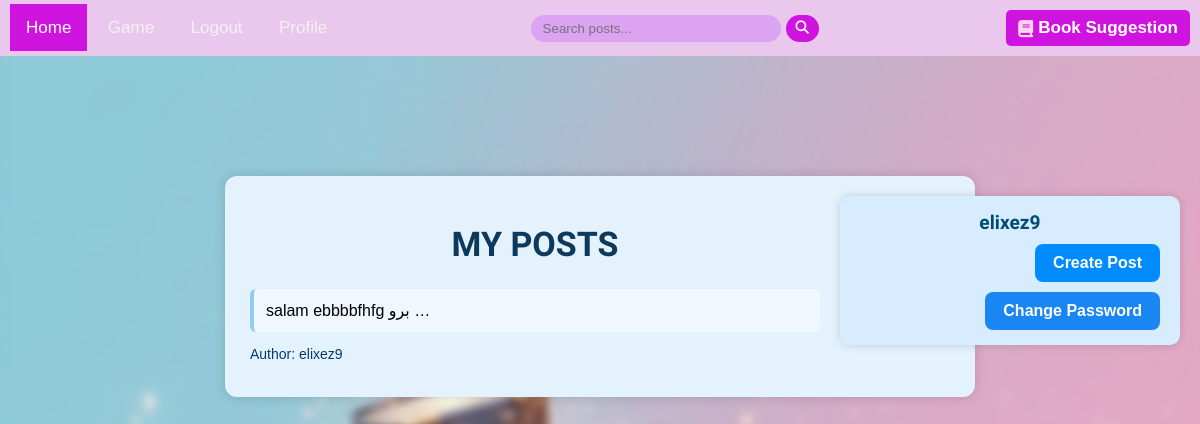
Before: /account/profile/1/ (signed in) with the older database file.
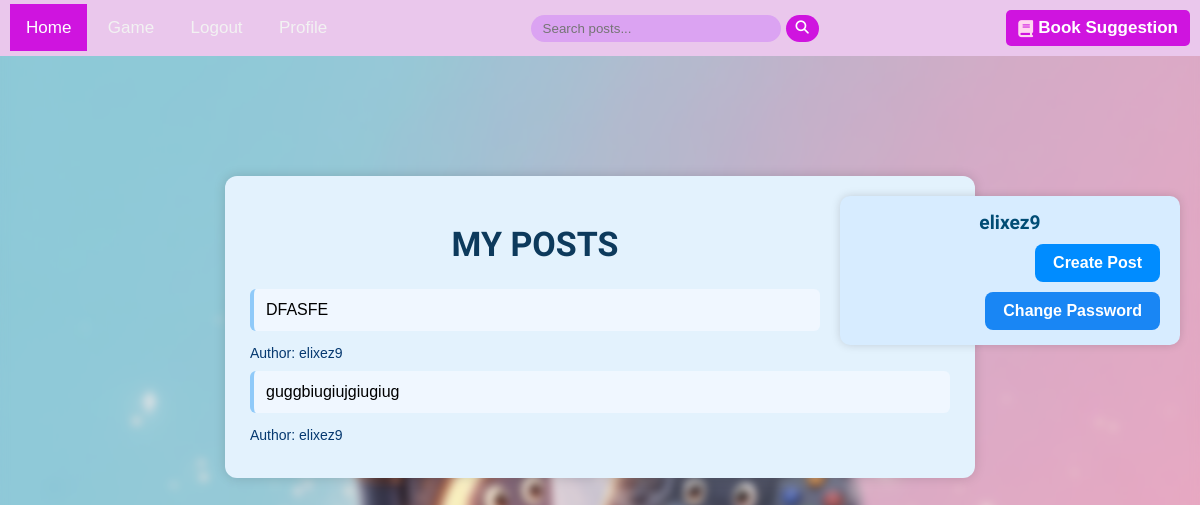
After: the same page with the newer database file.
### home/models.py (models this page shows, shortened)
class Post(models.Model):
    user = models.ForeignKey(User, on_delete=models.CASCADE)
    body = models.TextField()
    slug: SlugField = models.SlugField()
    created = models.DateTimeField(auto_now_add=True)
    updated = models.DateTimeField(auto_now=True)
    def get_absolute_url(self):
        return reverse('home:post_d', args=[self.id, self.slug])

### account/views.py (the view)
# urls.py: path('profile/<int:user_id>/', views.UserProfileView.as_view(), name='profile'),
class UserProfileView(LoginRequiredMixin, View):
    def get(self, request, user_id):
        user = User.objects.get(id=user_id)
        posts = Post.objects.filter(user=user)
        return render(request, 'account/profile.html', {'user': user, 'posts': posts})

### account/templates/account/profile.html (shortened to what this page needs)
{% extends "base.html" %}
{% block content %}
<div class="profile-header">
    <h3 class="comments-title" style="font-size: larger">{{ user.username }}</h3>
    {% if request.user.id == user.id %}
        <a href="{% url 'home:post_create' %}" class="draw-btn">Create Post</a>
        <a href="{% url 'account:reset_password' %}" class="draw-btn" style="background-color:rgb(25,134,244); display:inline-block; margin-top:10px;">Change Password</a>
    {% endif %}
</div><div class="post-container">
    <h1 class="comments-title"  style="text-align:center; color:#0d3a5c;">MY POSTS</h1>
    {% for post in posts %}
        <a href="{{ post.get_absolute_url }}" class="post-item">{{ post.body|truncatewords:3 }}</a>
        <p class="post-author">Author: {{ post.user.username }}</p>
    {% empty %}
        <p style="text-align:center;">No posts yet.</p>
    {% endfor %}
</div>
{% endblock %}

### templates/base.html (shortened to what this page needs)
<head>
    {% load static %}
    <link href="https://cdnjs.cloudflare.com/ajax/libs/font-awesome/6.4.0/css/all.min.css" rel="stylesheet">
</head>
<body>
    <header>
        <div class="topnav">
            <div>
                <a class="active" href="/">Home</a>
                <a href="/game/">Game</a>
                {% if request.user.is_authenticated %}
                    <a href="/account/logout/">Logout</a>
                    <a href="{% url 'account:profile' request.user.id %}">Profile</a>
                {% else %}
                    <a href="/account/register/">Register</a>
                    <a href="/account/login/">Login</a>
                {% endif %}
            </div>
            <div class="search-bar">
                <input type="text" id="searchInput" placeholder="Search posts...">
                <button onclick="doSearch()"><i class="fas fa-search"></i></button>
            </div>
            <a href="/book-suggestion/" class="book-suggestion">
                <i class="fas fa-book"></i>
                Book Suggestion
            </a>
        </div>
    </header>
    <main>
        {% block content %}{% endblock %}
    </main>
</body>

### templates/base.html (style rules this page uses)
.topnav { background-color: #eac7ec; overflow: hidden; display: flex; align-items: center; justify-content: space-between; padding: 10px; }
.topnav a { color: #f2f2f2; text-align: center; padding: 14px 16px; text-decoration: none; font-size: 17px; }
.topnav a.active { background-color: #cf14df; color: white; }
.topnav .search-bar { flex: 1; display: flex; justify-content: center; }
.topnav .search-bar input { width: 250px; padding: 6px 12px; border-radius: 20px; border: none; outline: none; background-color: #dba3f2; color: #000; }
.topnav .search-bar button { border: none; background-color: #cf14df; color: white; padding: 6px 10px; margin-left: 5px; border-radius: 20px; cursor: pointer; }
.topnav .book-suggestion { font-family: 'Poppins', sans-serif; font-weight: 600; background-color: #cf14df; color: white; text-decoration: none; padding: 8px 12px; border-radius: 5px; display: flex; align-items: center; }
.topnav .book-suggestion i { margin-right: 5px; color: #ffd6f0; }

### account/templates/account/profile.html (style rules this page uses)
body { background-image: url("/static/image/home/w.jpg"); background-size: cover; background-position: center; background-attachment: fixed; margin: 0; font-family: Arial, sans-serif; backdrop-filter: blur(4px); }
.profile-header { background-color: #d7ecff; border-radius: 10px; padding: 15px 20px; width: 300px; float: right; margin: 20px; box-shadow: 0 0 10px rgba(0,0,0,0.15); text-align: right; }
.profile-header h3 { margin: 0; font-weight: bold; color: #004c75; }
.draw-btn { display: inline-block; margin-top: 10px; padding: 10px 18px; background-color: #008cff; color: white; font-weight: 600; border-radius: 8px; text-decoration: none; transition: 0.3s; }
.post-container { max-width: 700px; margin: 0 auto; margin-top: 120px; background-color: #e3f2fd; padding: 25px; border-radius: 12px; box-shadow: 0 0 12px rgba(0,0,0,0.15); }
.post-item { background-color: #f0f7ff; padding: 12px; border-left: 4px solid #90caf9; border-radius: 6px; margin-bottom: 12px; text-decoration: none; display: block; color: black; }
.post-author { font-size: 14px; color: #063970; margin-bottom: 10px; }
.post-item { background-color: #f0f7ff; padding: 12px; border-left: 4px solid #90caf9; border-radius: 6px; margin-bottom: 12px; text-decoration: none; display: block; color: black; max-height: 100px; overflow: hidden; text-overflow: ellipsis; }
.comments-title { text-align: center; font-family: 'Aclonica', sans-serif; font-size: 34px; color: #023163; margin-bottom: 25px; }

Changed rows visible on the page:
removed Post: body "salam ebbbbfhfg برو …", user.username "elixez9"
added Post: body "DFASFE", user.username "elixez9"
added Post: body "guggbiugiujgiugiug", user.username "elixez9"
